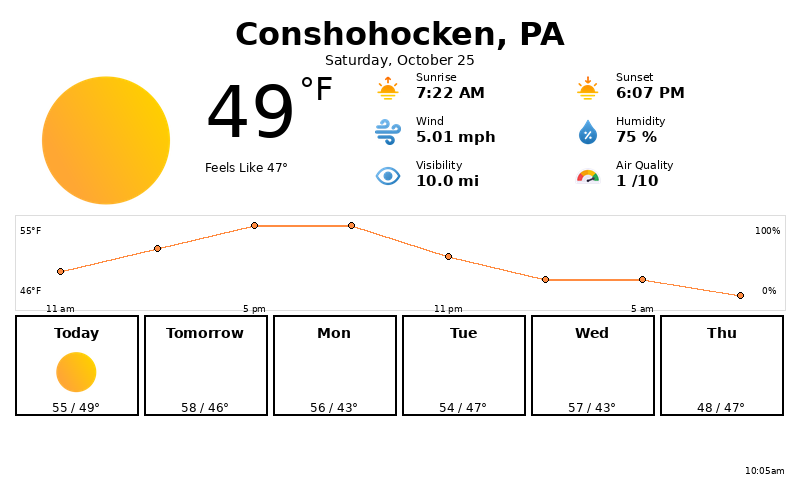

This figure's Python source:
from PIL import Image, ImageDraw, ImageFont
from inky.auto import auto
from datetime import datetime
from config import *
import math

class WeatherDisplay:
    def __init__(self):
        try:
            self.display = auto()
            print(f"Detected display: {self.display.resolution}")
        except Exception as e:
            print(f"Error initializing display: {e}")
            print("Make sure your Inky Impression is properly connected")
            raise

        # Display dimensions
        self.width = self.display.width
        self.height = self.display.height

        # Colors for Inky Spectra (7-color e-ink) - RGB values
        # The display will convert these to its palette
        self.BLACK = (0, 0, 0)
        self.WHITE = (255, 255, 255)
        self.RED = (255, 0, 0)
        self.YELLOW = (255, 255, 0)
        self.BLUE = (0, 0, 255)
        self.GREEN = (0, 255, 0)
        self.ORANGE = (255, 140, 0)

        # Layout constants
        self.PADDING = 20
        self.HEADER_HEIGHT = 60
        self.MAIN_SECTION_HEIGHT = 240
        self.FORECAST_HEIGHT = self.height - self.HEADER_HEIGHT - self.MAIN_SECTION_HEIGHT - self.PADDING * 2

        # Try to load fonts
        try:
            self.font_xl = ImageFont.truetype("/usr/share/fonts/truetype/dejavu/DejaVuSans-Bold.ttf", 72)
            self.font_large = ImageFont.truetype("/usr/share/fonts/truetype/dejavu/DejaVuSans-Bold.ttf", 36)
            self.font_title = ImageFont.truetype("/usr/share/fonts/truetype/dejavu/DejaVuSans-Bold.ttf", 24)
            self.font_medium = ImageFont.truetype("/usr/share/fonts/truetype/dejavu/DejaVuSans.ttf", 18)
            self.font_small = ImageFont.truetype("/usr/share/fonts/truetype/dejavu/DejaVuSans.ttf", 14)
            self.font_tiny = ImageFont.truetype("/usr/share/fonts/truetype/dejavu/DejaVuSans.ttf", 11)
        except:
            print("Warning: Using default fonts")
            self.font_xl = ImageFont.load_default()
            self.font_large = ImageFont.load_default()
            self.font_title = ImageFont.load_default()
            self.font_medium = ImageFont.load_default()
            self.font_small = ImageFont.load_default()
            self.font_tiny = ImageFont.load_default()

    def get_weather_icon_text(self, icon_code):
        """Map OpenWeatherMap icon codes to emoji/symbols"""
        icon_map = {
            '01d': '☀',  '01n': '🌙',
            '02d': '⛅', '02n': '☁',
            '03d': '☁',  '03n': '☁',
            '04d': '☁',  '04n': '☁',
            '09d': '🌧', '09n': '🌧',
            '10d': '🌦', '10n': '🌧',
            '11d': '⛈',  '11n': '⛈',
            '13d': '❄',  '13n': '❄',
            '50d': '🌫', '50n': '🌫',
        }
        return icon_map.get(icon_code, '🌤')

    def get_wind_arrow(self, degrees):
        """Convert wind direction to arrow"""
        # Normalize degrees to 0-360
        degrees = degrees % 360
        arrows = ['↓', '↙', '←', '↖', '↑', '↗', '→', '↘']
        index = round(degrees / 45) % 8
        return arrows[index]

    def draw_header(self, draw, weather_data):
        """Draw the header with location and date"""
        if not weather_data:
            return

        # Location
        location = f"{weather_data['city']}, {weather_data['country']}"
        draw.text((self.PADDING, self.PADDING), location,
                 font=self.font_title, fill=self.BLACK)

        # Date
        date_text = weather_data['timestamp'].strftime('%A, %B %d')
        draw.text((self.PADDING, self.PADDING + 32), date_text,
                 font=self.font_small, fill=self.BLACK)

    def draw_circular_icon(self, draw, x, y, radius, icon_code):
        """Draw a circular weather icon"""
        # Draw circle background
        circle_color = self.get_icon_color(icon_code)
        draw.ellipse([x - radius, y - radius, x + radius, y + radius],
                    fill=circle_color, outline=self.BLACK, width=2)

        # Draw icon text in center
        icon_text = self.get_weather_icon_text(icon_code)
        # Center the emoji - approximate centering
        text_bbox = draw.textbbox((0, 0), icon_text, font=self.font_xl)
        text_w = text_bbox[2] - text_bbox[0]
        text_h = text_bbox[3] - text_bbox[1]
        draw.text((x - text_w // 2, y - text_h // 2 - 10), icon_text,
                 font=self.font_xl, fill=self.BLACK)

    def get_icon_color(self, icon_code):
        """Get color for weather icon based on condition"""
        # Using Inky Spectra's 7-color palette
        if icon_code.startswith('01'):  # Clear
            return self.YELLOW  # Sunny
        elif icon_code.startswith(('02', '03', '04')):  # Clouds
            return self.WHITE  # Cloudy
        elif icon_code.startswith(('09', '10')):  # Rain
            return self.BLUE  # Rain
        elif icon_code.startswith('11'):  # Thunderstorm
            return self.RED  # Storm
        elif icon_code.startswith('13'):  # Snow
            return self.WHITE  # Snow
        else:  # Mist etc
            return self.WHITE  # Mist

    def draw_main_weather(self, draw, weather_data):
        """Draw the main weather section with icon and details"""
        if not weather_data:
            return

        y_start = self.HEADER_HEIGHT + self.PADDING

        # Draw large circular icon on the left
        icon_x = 120
        icon_y = y_start + 90
        icon_radius = 70
        self.draw_circular_icon(draw, icon_x, icon_y, icon_radius, weather_data['icon'])

        # Main temperature
        temp_text = f"{weather_data['temperature']}°"
        temp_x = 220
        temp_y = y_start + 40
        draw.text((temp_x, temp_y), temp_text, font=self.font_xl, fill=self.BLACK)

        # Feels like
        feels_text = f"Feels like {weather_data['feels_like']}°"
        draw.text((temp_x, temp_y + 85), feels_text, font=self.font_small, fill=self.BLACK)

        # Right side: Two columns of details
        col1_x = 420
        col2_x = 620
        detail_y = y_start + 10
        line_height = 35

        # Column 1
        details_col1 = [
            ('Sunrise', weather_data['sunrise'].strftime('%I:%M %p')),
            ('Sunset', weather_data['sunset'].strftime('%I:%M %p')),
            (f'High', f"{weather_data.get('temp_max', '--')}°"),
            (f'Low', f"{weather_data.get('temp_min', '--')}°"),
            ('Humidity', f"{weather_data['humidity']}%"),
            ('Pressure', f"{weather_data['pressure']} hPa"),
        ]

        for i, (label, value) in enumerate(details_col1):
            y = detail_y + i * line_height
            draw.text((col1_x, y), label, font=self.font_tiny, fill=self.BLACK)
            draw.text((col1_x, y + 15), value, font=self.font_small, fill=self.BLACK)

        # Column 2
        wind_arrow = self.get_wind_arrow(weather_data['wind_direction'])
        details_col2 = [
            (f'{wind_arrow} Wind', f"{weather_data['wind_speed']} mph"),
            ('UV Index', f"{weather_data.get('uv_index', 'N/A')}"),
            ('Visibility', f"{weather_data.get('visibility', 10):.1f} mi"),
            ('Air Quality', weather_data.get('air_quality', {}).get('description', 'N/A')),
        ]

        for i, (label, value) in enumerate(details_col2):
            y = detail_y + i * line_height
            draw.text((col2_x, y), label, font=self.font_tiny, fill=self.BLACK)
            draw.text((col2_x, y + 15), value, font=self.font_small, fill=self.BLACK)

    def draw_temperature_timeline(self, draw, hourly_data, x, y, width, height):
        """Draw temperature timeline graph"""
        if not hourly_data or len(hourly_data) < 2:
            return

        # Extract temperatures
        temps = [h['temp'] for h in hourly_data]
        times = [h['time'] for h in hourly_data]

        min_temp = min(temps)
        max_temp = max(temps)
        temp_range = max_temp - min_temp if max_temp != min_temp else 1

        # Draw graph background
        graph_height = 40
        graph_y = y + 5

        # Calculate points
        points = []
        step = width / (len(temps) - 1) if len(temps) > 1 else width

        for i, temp in enumerate(temps):
            px = x + i * step
            # Invert y because higher temps should be higher on screen
            py = graph_y + graph_height - ((temp - min_temp) / temp_range) * graph_height
            points.append((px, py))

        # Draw line
        if len(points) > 1:
            draw.line(points, fill=self.BLACK, width=2)

        # Draw points
        for point in points:
            draw.ellipse([point[0]-3, point[1]-3, point[0]+3, point[1]+3],
                        fill=self.RED)

        # Draw time labels under the graph
        label_y = graph_y + graph_height + 8
        for i, time in enumerate(times):
            if i % 2 == 0:  # Show every other label to avoid crowding
                px = x + i * step
                time_text = time.strftime('%I%p').lstrip('0')
                draw.text((px - 15, label_y), time_text, font=self.font_tiny, fill=self.BLACK)

    def draw_forecast(self, draw, forecast_data):
        """Draw 7-day forecast cards"""
        if not forecast_data:
            return

        # Forecast section starts after main section
        section_y = self.HEADER_HEIGHT + self.MAIN_SECTION_HEIGHT + self.PADDING

        # Draw timeline first
        timeline_height = 70
        self.draw_temperature_timeline(draw, forecast_data.get('hourly', []),
                                      self.PADDING + 10, section_y,
                                      self.width - self.PADDING * 2 - 20,
                                      timeline_height)

        # Draw forecast cards
        cards_y = section_y + timeline_height + 10
        daily_forecasts = forecast_data.get('daily', [])[:7]

        if not daily_forecasts:
            return

        card_width = (self.width - self.PADDING * 2) / len(daily_forecasts)
        card_height = 100

        for i, day in enumerate(daily_forecasts):
            card_x = self.PADDING + i * card_width
            self.draw_forecast_card(draw, day, card_x, cards_y, card_width, card_height)

    def draw_forecast_card(self, draw, day_data, x, y, width, height):
        """Draw a single forecast card"""
        # Draw card background
        draw.rectangle([x + 2, y, x + width - 2, y + height],
                      outline=self.BLACK, width=1)

        # Day name
        day_name = day_data['day_name']
        text_bbox = draw.textbbox((0, 0), day_name, font=self.font_small)
        text_w = text_bbox[2] - text_bbox[0]
        draw.text((x + width // 2 - text_w // 2, y + 8), day_name,
                 font=self.font_small, fill=self.BLACK)

        # Weather icon (smaller)
        icon = self.get_weather_icon_text(day_data['icon'])
        icon_bbox = draw.textbbox((0, 0), icon, font=self.font_medium)
        icon_w = icon_bbox[2] - icon_bbox[0]
        draw.text((x + width // 2 - icon_w // 2, y + 32), icon,
                 font=self.font_medium, fill=self.BLACK)

        # Temperature range
        temp_text = f"{day_data['max_temp']}° / {day_data['min_temp']}°"
        temp_bbox = draw.textbbox((0, 0), temp_text, font=self.font_tiny)
        temp_w = temp_bbox[2] - temp_bbox[0]
        draw.text((x + width // 2 - temp_w // 2, y + 70), temp_text,
                 font=self.font_tiny, fill=self.BLACK)

    def draw_error_message(self, draw, message):
        """Draw error message on display"""
        draw.rectangle([(0, 0), (self.width, self.height)], fill=self.WHITE)

        # Center error message
        y_pos = self.height // 2 - 50
        draw.text((self.PADDING, y_pos), "ERROR", font=self.font_large, fill=self.RED)
        draw.text((self.PADDING, y_pos + 50), message, font=self.font_small, fill=self.BLACK)

        # Timestamp
        timestamp = datetime.now().strftime("%Y-%m-%d %H:%M:%S")
        draw.text((self.PADDING, self.height - 40), f"Last updated: {timestamp}",
                 font=self.font_tiny, fill=self.BLACK)

    def update_display(self, weather_data):
        """Update the display with weather data"""
        try:
            # Create new image - RGB mode, Inky will convert to palette
            img = Image.new("RGB", (self.width, self.height), (255, 255, 255))
            draw = ImageDraw.Draw(img)

            if not weather_data or not weather_data.get('current'):
                self.draw_error_message(draw, "Unable to fetch weather data. Check your API key and internet connection.")
            else:
                # Draw all sections
                self.draw_header(draw, weather_data['current'])
                self.draw_main_weather(draw, weather_data['current'])
                self.draw_forecast(draw, weather_data.get('forecast'))

                # Draw last updated in bottom right
                last_updated = weather_data.get('last_updated', datetime.now())
                timestamp_text = f"Updated: {last_updated.strftime('%I:%M %p')}"
                text_bbox = draw.textbbox((0, 0), timestamp_text, font=self.font_tiny)
                text_w = text_bbox[2] - text_bbox[0]
                draw.text((self.width - text_w - self.PADDING, self.height - 20),
                         timestamp_text, font=self.font_tiny, fill=self.BLACK)

            # Save for debugging
            img.save('weather_display.png')
            print(f"Weather display saved as weather_display.png at {datetime.now().strftime('%Y-%m-%d %H:%M:%S')}")

            # Display on e-ink
            self.display.set_image(img)
            self.display.show()

            print(f"Weather display updated at {datetime.now().strftime('%Y-%m-%d %H:%M:%S')}")

        except Exception as e:
            print(f"Error updating display: {e}")
            import traceback
            traceback.print_exc()
            # Try to show error on display
            try:
                img = Image.new("RGB", (self.width, self.height), self.WHITE)
                draw = ImageDraw.Draw(img)
                self.draw_error_message(draw, f"Display error: {str(e)}")
                self.display.set_image(img)
                self.display.show()
            except:
                print("Failed to display error message")

def test_display():
    """Test function to verify display is working"""
    from datetime import timedelta
    try:
        display = WeatherDisplay()
        print("✅ Display initialized successfully")

        # Test with sample data
        test_data = {
            'current': {
                'city': 'Test City',
                'country': 'TC',
                'temperature': 22,
                'feels_like': 25,
                'temp_min': 18,
                'temp_max': 26,
                'description': 'Partly Cloudy',
                'icon': '02d',
                'humidity': 65,
                'wind_speed': 3.2,
                'wind_direction': 180,
                'pressure': 1013,
                'sunrise': datetime.now().replace(hour=6, minute=30),
                'sunset': datetime.now().replace(hour=18, minute=45),
                'visibility': 10.0,
                'uv_index': 5.2,
                'air_quality': {'index': 1, 'description': 'Good'},
                'timestamp': datetime.now()
            },
            'forecast': {
                'hourly': [
                    {'time': datetime.now() + timedelta(hours=i*3), 'temp': 20 + i, 'icon': '02d'}
                    for i in range(8)
                ],
                'daily': [
                    {
                        'date': datetime.now().date() + timedelta(days=i),
                        'day_name': ['Today', 'Fri', 'Sat', 'Sun', 'Mon', 'Tue', 'Wed'][i],
                        'min_temp': 15 + i,
                        'max_temp': 25 + i,
                        'description': 'Sunny',
                        'icon': '01d',
                        'humidity': 50,
                        'wind_speed': 2.1
                    }
                    for i in range(7)
                ]
            },
            'last_updated': datetime.now()
        }

        display.update_display(test_data)
        print("✅ Test display update completed")

    except Exception as e:
        print(f"❌ Display test failed: {e}")
        import traceback
        traceback.print_exc()

if __name__ == "__main__":
    test_display()
